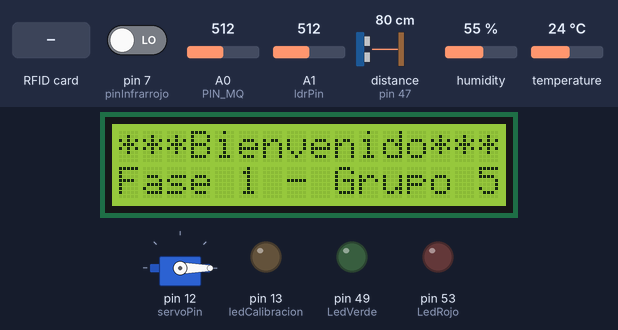
This sketch was run on a simulated Arduino Mega 2560, built with avr-gcc and run on an emulated ATmega2560. Parts: 16×2 character LCD, servo, output pins drawn as LEDs (lit = HIGH). Wiring (inferred from the names in the program): ultrasonic range finder: trigger pin 45; echo pin 47; IR receiver: data pin 6. Inputs (shaded band) come from the test bench; at power-on: distance to the obstacle (sensor on pin 47) 80 cm, pin 7 (pinInfrarrojo) LOW, A0 (PIN_MQ) = 512, A1 (ldrPin) = 512, humidity 55 %, temperature 24 °C. The echo pulse lasts 58.3 µs per cm; pins used as bus, display or sensor lines are not drawn; what the sketch prints to the serial monitor is not drawn.

Above: at 3.3 s.
3.4 s: RFID card A1 B2 C3 D4 held to the reader
At 4.8 s:
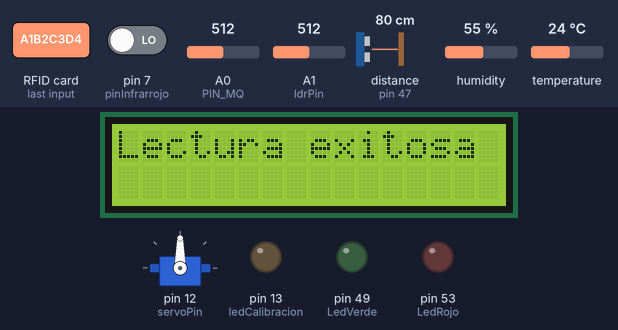
10.7 s: distance to the obstacle (sensor on pin 47) set to 13 cm
18.6 s: distance to the obstacle (sensor on pin 47) set to 10 cm
At 20.8 s:
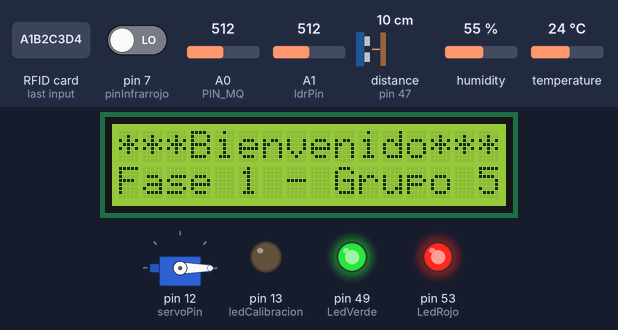
21.2 s: RFID card 5E 7A 19 C4 held to the reader
At 21.59 s:
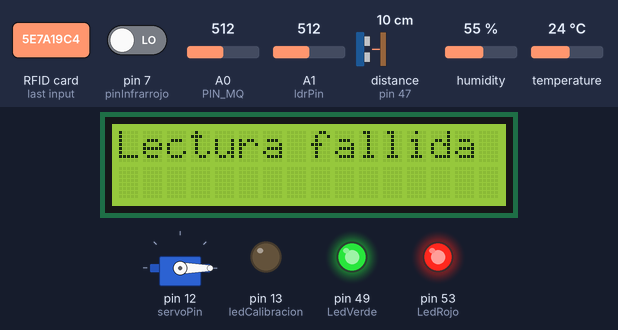
23.3 s: distance to the obstacle (sensor on pin 47) set to 60 cm
At 25.4 s:
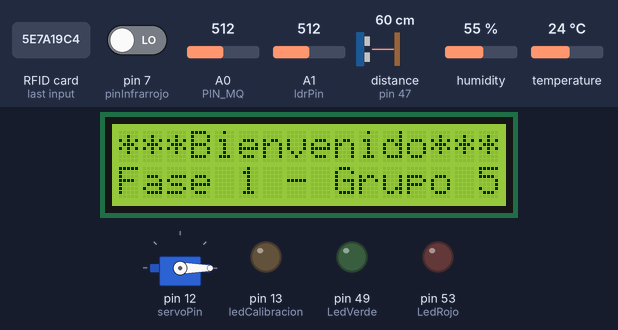
31.2 s: distance to the obstacle (sensor on pin 47) set to 2 cm
At 32.6 s:
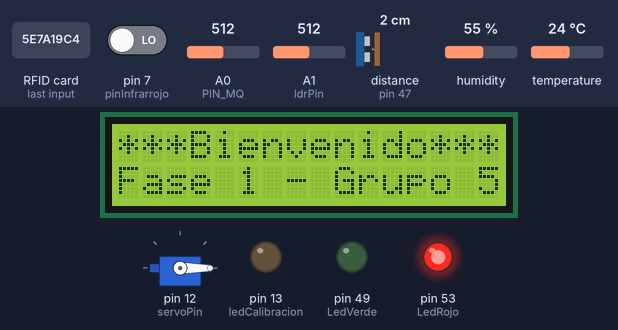
Timing chart, 0 to 40.0 s (numbered marks = the images above; inputs shaded):
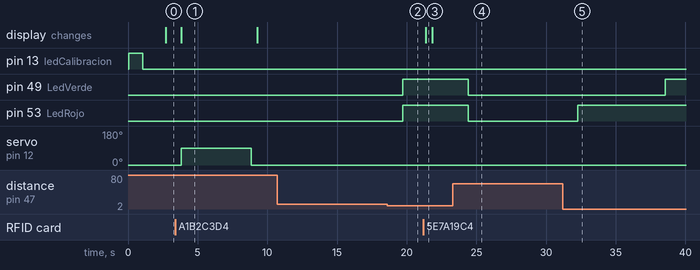

Measured:
- the behaviour switches between 12 and 11 cm on distance to the obstacle (sensor on pin 47) (found by bisection; images 1 and 2)
- after the input at 3.4 s, servo on pin 12 (servoPin): 0° → 90° after 0.43 s, → 0° 5.0 s later; the display: changes after 0.43 s (image 1)
- after the input at 10.7 s, every drawn part: stays the same
- after the input at 18.6 s, pin 49 (LedVerde), pin 53 (LedRojo): LOW → HIGH after 1.1 s
- after the input at 21.2 s, the display: changes after 0.18 s (image 3)
- after the input at 23.3 s, pin 49 (LedVerde), pin 53 (LedRojo): HIGH → LOW after 1.1 s
- after the input at 31.2 s, pin 49 (LedVerde): LOW → HIGH after 7.3 s; pin 53 (LedRojo): LOW → HIGH after 1.1 s
- what the display in image 1 shows lasts 5.5 s, from 3.8 s to 9.3 s

The sketch:

Codigo.ino
```cpp
#include <Wire.h>
#include <LiquidCrystal_I2C.h>
#include "DHT.h"
#include <EEPROM.h>
#include <Servo.h>
#include <SPI.h>
#include <MFRC522.h>

const int ledCalibracion = 13;
const int PIN_MQ = A0;
int VALOR_RL = 1;
float FACTOR_AIRE_LIMPIO_RO = 9.75;
int ldrPin = A1;                      // Pin LDR
const int pinInfrarrojo = 7;

int TIEMPOS_MUESTRA_CALIBRACION = 10;
int INTERVALO_MUESTRA_CALIBRACION = 100;
int INTERVALO_MUESTRA_LECTURA = 50;
int TIEMPOS_MUESTRA_LECTURA = 5;

#define GAS_CO2 2
#define DHTPIN 5       // Pin donde está conectado el sensor DHT11
#define DHTTYPE DHT11  // Tipo de sensor DHT

DHT dht(DHTPIN, DHTTYPE);
float humedad = 0;
float temperatura = 0;


// Asegúrate de usar la dirección correcta encontrada por el escáner I2C
LiquidCrystal_I2C lcd(0x27, 16, 2);

long ppmCO2 = 0;
int valorLuz = 0;
int valorInfrarrojo = 0;
int rojoGlobal = 0;
int azulGlobal = 0;
int verdeGlobal = 0;
int valorDistancia = 0;

float CO2[3] = {2.3, 0.53, -0.44};
float Ro = 10;


// ultrasónico y leds parqueo
// const int Trigger = 8;
// const int Echo = 9;
// const int LedRojo = 10;
// const int LedVerde = 11;

const int Trigger = 45;
const int Echo = 47;
const int LedRojo = 53;
const int LedVerde = 49;

unsigned long tiempoInicioRojo = 0;  // Variable para almacenar el tiempo cuando se enciende el rojo
bool rojoEncendido = false;          // Indicador de si el LED rojo está encendido
bool cambiarAAmarillo = false;       // Indicador para cambiar a amarillo después de los 5 segundos

// ===== Talanquera ======
Servo myServo;
int irSensor = 6;                      // Pin infrarrojo (modificar existe uno)
int servoPin = 12;                     // Pin servomotor
int tarjetaPin = 22;                   // Pin para simular la tarjeta RFID con un interruptor :) borrar luego
bool barreraAbierta = false;           // Estado inicial de la barrera: cerrada

// ===== modulo rfid =====
#define SS_PIN 10  // pines temporales estan repetidos pero como vamos a cambiar de arduino se queda si de momento.
#define RST_PIN 9
MFRC522 rfid(SS_PIN, RST_PIN);

// Declarar una lista de NUIDs conocidos
byte NUIDsConocidos[][4] = {
  {0xA1, 0xB2, 0xC3, 0xD4},
  {0x01, 0x02, 0x03, 0x04},
  {0xFF, 0xEE, 0xDD, 0xCC}
};

// Número de NUIDs que se han almacenado
int cantidadNUIDs = sizeof(NUIDsConocidos) / sizeof(NUIDsConocidos[0]);


void setup() {
  Serial.begin(9600);

  Wire.begin();
  lcd.begin(16, 2);       // Inicializa la pantalla con 16 columnas y 2 filas
  lcd.backlight();        // Enciende la retroiluminación
  lcd.setCursor(0, 0);    // Coloca el cursor en la primera columna, primera fila

  dht.begin();
  pinMode(ledCalibracion, OUTPUT);
  digitalWrite(ledCalibracion, HIGH);
  Serial.println("Calibrando...");

  Ro = CalibrarSensor(PIN_MQ);
  digitalWrite(ledCalibracion, LOW);

  Serial.println(Ro);


  //infrarrojo
  pinMode(pinInfrarrojo, INPUT);

  //ultrasónico y leds parqueo
  pinMode(Trigger, OUTPUT);  // Pin como salida para el Trigger
  pinMode(Echo, INPUT);      // Pin como entrada para el Echo
  pinMode(LedRojo, OUTPUT);  // Pin como salida para el color rojo
  pinMode(LedVerde, OUTPUT); // Pin como salida para el color verde
  digitalWrite(Trigger, LOW); // Inicializamos el Trigger en bajo

  // ===== Talanquera =====
    myServo.attach(servoPin);     //  servomotor en el pin 12
    myServo.write(0);             // posición inicial de 0grados (cerrado)
    pinMode(irSensor, INPUT);     // pin del sensor infrarrojo como entrada
    pinMode(tarjetaPin, INPUT);   // pin para la simular de la tarjeta RFID ,borrar luego :)

  // ===== Lector rfid =====
  SPI.begin();
  rfid.PCD_Init();
  // pinMode(pinSalida, OUTPUT); // Configuramos el pin como salida TDODAS ESTAS LINEAS ESTAN PENDIENTES DE VER SI SON NECESARIAS.
  // digitalWrite(pinSalida, LOW); // Inicialmente apagado
  // Serial.println(F("Esperando tarjeta RFID..."));

  delay(1000);
}

void loop() {
    ppmCO2 = 0;
    valorLuz = 0;
    valorInfrarrojo = 0;
    valorDistancia = 0;

    leerDHT11();

    valorDistancia = distancia();

    ultrasonico(valorDistancia);

    // ===== Talanquera =====
    controlarBarrera();  // funcion para controlar la barrera

    ppmCO2 = ObtenerPorcentajeGas(LeerSensor(PIN_MQ)/Ro, GAS_CO2);
    valorLuz = SensorCantidadLuz();
    valorInfrarrojo = Infrarrojo();

    /*  NO DESCOMENTAR
    Serial.print(humedad); // simulando el de humendad
    Serial.print(",");
    Serial.print(temperatura); //simulando el de temperatura
    Serial.print(",");
    Serial.print(ppmCO2);  //salida del sensor de CO2
    Serial.print(",");
    Serial.print(valorLuz);
    Serial.print(",");
    Serial.println(valorInfrarrojo);
    */

  //formateo de las salidas como json para enviar al esp8266, para que este lo envie al servidor
  /*
  String jsonData = "{\"Humedad\":" + String(humedad) + ",\"Temperatura\":" + String(temperatura) +
                    ",\"PPMCO2\":" + String(ppmCO2) + ",\"Luz\":" + String(valorLuz) +
                    ",\"Infrarrojo\":" + String(valorInfrarrojo)+"}";
  */

  //PRUEBAS CON DATOS QUEMADOS:
  String jsonData = "[{\"device_src\":\"HUMEDAD\", \"val\":\"" + String(100) + "\"}," +
                    "{\"device_src\":\"TEMP\", \"val\":\"" + String(110) + "\"}," +
                    "{\"device_src\":\"GAS\", \"val\":\"" + String(120) + "\"}," +
                    "{\"device_src\":\"LUZ\", \"val\":\"" + String(130) + "\"}," +
                    "{\"device_src\":\"INFRA\", \"val\":\"" + String(140) + "\"}]";


  Serial.println(jsonData);

  leerTarjetaRFID();  // Llamamos a la función que lee la tarjeta continuamente
  lcdInicio();

  delay(1000);
}

float CalcularResistenciaSensor(int valor_adc) {
    return (((float)VALOR_RL * (1023 - valor_adc) / valor_adc));
}

float CalibrarSensor(int pin_mq) {
    int i;
    float valor = 0;

    for (i = 0; i < TIEMPOS_MUESTRA_CALIBRACION; i++) {
        valor += CalcularResistenciaSensor(analogRead(pin_mq));
        delay(INTERVALO_MUESTRA_CALIBRACION);
    }
    valor = valor / TIEMPOS_MUESTRA_CALIBRACION;
    valor = valor / FACTOR_AIRE_LIMPIO_RO;
    return valor;
}

float LeerSensor(int pin_mq) {
    int i;
    float rs = 0;

    for (i = 0; i < TIEMPOS_MUESTRA_LECTURA; i++) {
        rs += CalcularResistenciaSensor(analogRead(pin_mq));
        delay(INTERVALO_MUESTRA_LECTURA);
    }

    rs = rs / TIEMPOS_MUESTRA_LECTURA;
    return rs;
}

long ObtenerPorcentajeGas(float rs_ro_ratio, int id_gas) {
    return CalcularPorcentaje(rs_ro_ratio, CO2);
}

long CalcularPorcentaje(float rs_ro_ratio, float *curva) {
    return (pow(10, ((log(rs_ro_ratio) - curva[1]) / curva[2]) + curva[0]));
}


//LDR
int SensorCantidadLuz() {
  int valorLuz = analogRead(ldrPin);  // Lee el valor analógico del LDR

  return valorLuz;
}

//dht
void leerDHT11() {
  float humedad2 = humedad;
  float temperatura2 = temperatura;
  humedad = dht.readHumidity();
  temperatura = dht.readTemperature();

  // Verificar si hay errores al leer el sensor
  if (isnan(humedad) || isnan(temperatura)) {
    //Serial.println("Error al leer el sensor DHT11");
    humedad = humedad2;
    temperatura = temperatura2;
  }
}

// LCD
void lcdInicio(){
  lcd.clear();
  lcd.setCursor(0,0);
  lcd.print("***Bienvenido***");
  lcd.setCursor(0,1);
  lcd.print("Fase 1 - Grupo 5");
}

void lcdExito(){
  lcd.clear();
  lcd.setCursor(0,0);
  lcd.print("Lectura exitosa");
  lcd.setCursor(0,1);
  lcd.print("");
}

void lcdFallida(){
  lcd.clear();
  lcd.setCursor(0,0);
  lcd.print("Lectura fallida");
  lcd.setCursor(0,1);
  lcd.print("");
}

int Infrarrojo(){

  int valor = digitalRead(pinInfrarrojo);
  return valor;

}


int distancia(){
  long t; // Tiempo que demora en llegar el eco
  long d; // Distancia en centímetros

  // Enviar pulso de Trigger
  digitalWrite(Trigger, HIGH);
  delayMicroseconds(10); // Enviamos un pulso de 10us
  digitalWrite(Trigger, LOW);

  t = pulseIn(Echo, HIGH); // Obtenemos el ancho del pulso
  d = t / 59;              // Escalamos el tiempo a una distancia en cm

  return d;
}

void ultrasonico(int d) {

  // Comportamiento cuando la distancia es <= 5 cm
  if (d <= 5 && !rojoEncendido && !cambiarAAmarillo) {
    // Si el LED rojo no está encendido y aún no ha cambiado a amarillo
    digitalWrite(LedRojo, HIGH);
    digitalWrite(LedVerde, LOW); // Apagar verde
    tiempoInicioRojo = millis(); // Guardamos el tiempo de inicio
    rojoEncendido = true;        // Indicamos que el rojo está encendido
  }

  // Verificar si han pasado 5 segundos desde que el LED rojo se encendió
  if (rojoEncendido && millis() - tiempoInicioRojo >= 5000) {
    // Después de 5 segundos, cambiar a amarillo (rojo + verde)
    digitalWrite(LedRojo, HIGH);
    digitalWrite(LedVerde, HIGH); // Encender verde para obtener amarillo
    cambiarAAmarillo = true;      // Indicamos que ya se cambió a amarillo
    rojoEncendido = false;        // Apagamos el estado de espera de rojo
  }

  // Si la distancia está entre 5 y 10 cm o si ya hemos cambiado a amarillo después de <= 5 cm
  if ((d > 5 && d <= 10) || cambiarAAmarillo) {
    digitalWrite(LedRojo, HIGH);
    digitalWrite(LedVerde, HIGH); // Mantener el amarillo encendido
  }

  // Si la distancia es mayor a 10 cm, apagar todos los colores y reiniciar estado
  if (d > 10) {
    digitalWrite(LedRojo, LOW);
    digitalWrite(LedVerde, LOW);
    cambiarAAmarillo = false;   // Reiniciar estado de cambio a amarillo
    rojoEncendido = false;      // Reiniciar estado del rojo
  }

  delay(100); // Pausa de 100 ms para evitar lecturas muy frecuentes
}


// ===== Talanquera =====
void controlarBarrera() {
    if (leerTarjetaRFID() && !barreraAbierta) {  // Abre la barrera si se detecta una tarjeta valida, barrera cerrada
        abrirBarrera();                                 // abre a 90 grados
        barreraAbierta = true;                          // Marca la barrera como abierta
    }

    // Lee el estado del sensor infrarrojo
    int irValue = digitalRead(irSensor);

    // Cierre de la barrera tras verificar que no hay obstaculos
    if (barreraAbierta && irValue == HIGH) {
        delay(5000);                                   // Espera 5 segundos para permitir el paso completo del auto
        cerrarBarrera();
        barreraAbierta = false;                        // Marca la barrera como cerrada
    } else if (barreraAbierta && irValue == LOW) {
                                                       // La barrera permanece abierta si se detecta un obstaculo en el infrarojo (0)
    }
}

// Función para abrir la barrera
void abrirBarrera() {
    myServo.write(90);                                 // Mueve el servomotor a 90 grados para abrir la barrera
}

void cerrarBarrera() {
    myServo.write(0);                                  // Mueve el servomotor a 0 grados para cerrar la barrera
}

bool leerTarjetaRFID() {
  // Revisar si hay una tarjeta presente
  if (!rfid.PICC_IsNewCardPresent()) {
    return false; // Si no hay tarjeta, retornamos false
  }

  // Revisar si la tarjeta puede ser leída
  if (!rfid.PICC_ReadCardSerial()) {
    return false; // Si no puede ser leída, retornamos false
  }

  /*/ Mostrar el NUID de la tarjeta
  Serial.print(F("NUID de la tarjeta: "));
  for (byte i = 0; i < 4; i++) {
    Serial.print(rfid.uid.uidByte[i], HEX);
    Serial.print(" ");
  }
  Serial.println();
  */

  // Comparar el NUID con la lista de NUIDs conocidos
  if (tarjetaEsConocida(rfid.uid.uidByte)) {
    rfid.PICC_HaltA(); // Detener la lectura de la tarjeta
    lcdExito();
    return true;
  } else {
    rfid.PICC_HaltA(); // Detener la lectura de la tarjeta
    lcdFallida();
    return false;
  }
}


// Función para comparar la tarjeta leída con la lista de NUIDs conocidos
bool tarjetaEsConocida(byte* nuidLeido) {
  for (int i = 0; i < cantidadNUIDs; i++) {
    bool coinciden = true;
    for (int j = 0; j < 4; j++) {
      if (NUIDsConocidos[i][j] != nuidLeido[j]) {
        coinciden = false;
        break; // Salir si no coinciden
      }
    }
    if (coinciden) {
      return true; // Si los 4 bytes coinciden, la tarjeta es reconocida
    }
  }
  return false; // Si ninguna coincidió, la tarjeta no es reconocida
}
```
